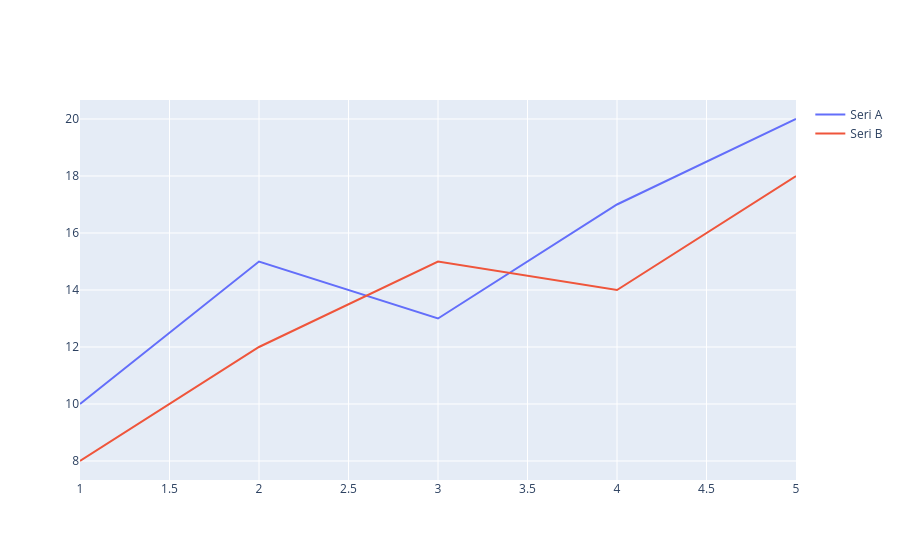

Source (notebook cell):
### Markdown cell above
## Multiple Traces in Same Graph

### Code cell
#import plotly.graph_objects as go


x = [1, 2, 3, 4, 5]
y1 = [10, 15, 13, 17, 20]
y2 = [8, 12, 15, 14, 18]

fig = go.Figure()

fig.add_trace(go.Scatter(x=x, y=y1, mode='lines', name='Seri A'))
fig.add_trace(go.Scatter(x=x, y=y2, mode='lines', name='Seri B'))

fig.show()

### Figure 1 — Plotly figure (JSON) as saved in the notebook; plotly's stock layout.template omitted (floating-point values rounded to 4 significant figures)
{"data": [{"mode": "lines", "name": "Seri A", "x": [1, 2, 3, 4, 5], "y": [10, 15, 13, 17, 20], "type": "scatter"}, {"mode": "lines", "name": "Seri B", "x": [1, 2, 3, 4, 5], "y": [8, 12, 15, 14, 18], "type": "scatter"}], "layout": {}}
